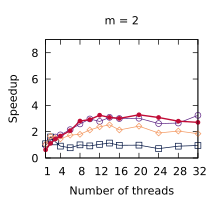

Write gnuplot code to recreate this figure.
set title "m = 2"
set terminal pdf size 2.2,2.0
set output "./results/LUD_n___512,_m___2.pdf"
set key off
set xrange [1:32]
set xtics (1, 4, 8, 12, 16, 20, 24, 28, 32)
set xlabel "Number of threads"
set yrange [0:9]
set ytics (0, 2, 4, 6, 8)
set ylabel "Speedup"
plot './results/LUD_n___512,_m___2.dat' using 1:2 title "Work stealing" pointsize 0.7 lw 1 pt 6 linecolor rgb "#5B2182" with linespoints, \
  './results/LUD_n___512,_m___2.dat' using 1:3 title "OpenMP (loops)" pointsize 0.7 lw 1 pt 4 linecolor rgb "#001240" with linespoints, \
  './results/LUD_n___512,_m___2.dat' using 1:4 title "OpenMP (tasks)" pointsize 0.7 lw 1 pt 12 linecolor rgb "#F3965E" with linespoints, \
  './results/LUD_n___512,_m___2.dat' using 1:5 title "Work assisting (our)" pointsize 0.4 lw 2 pt 7 linecolor rgb "#C00A35" with linespoints
